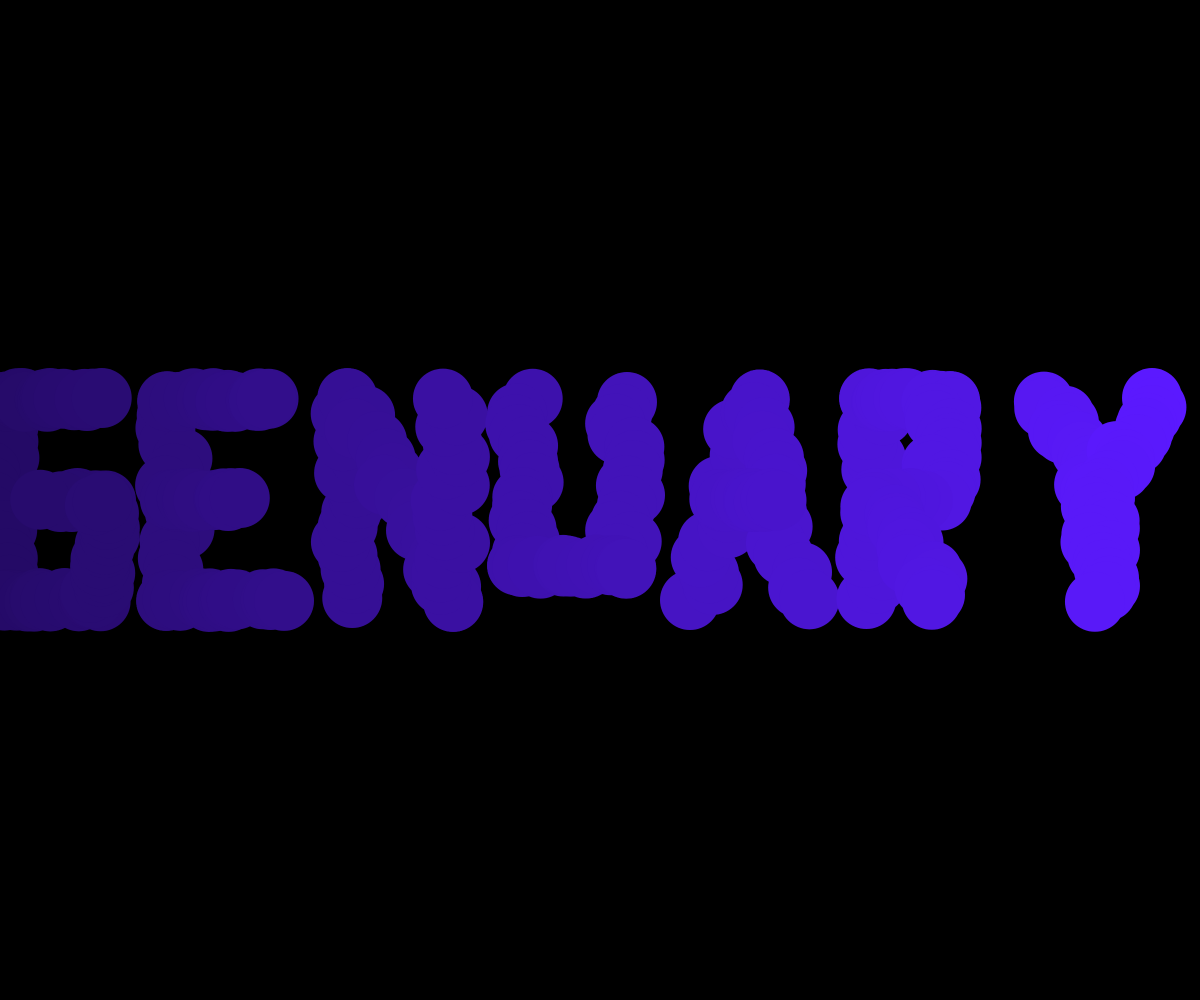
Frame 1 (no input)
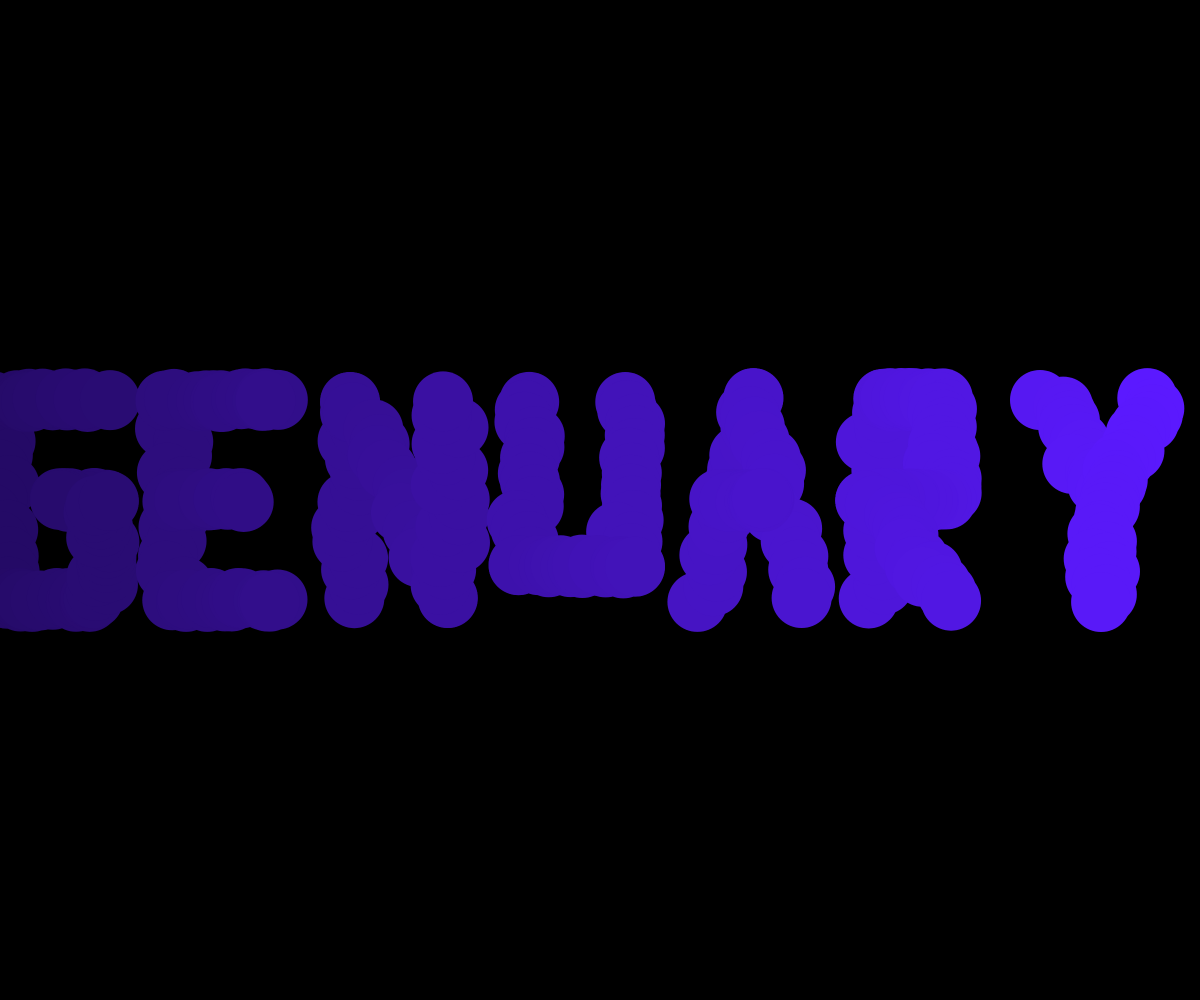
Frame 60 (no input)
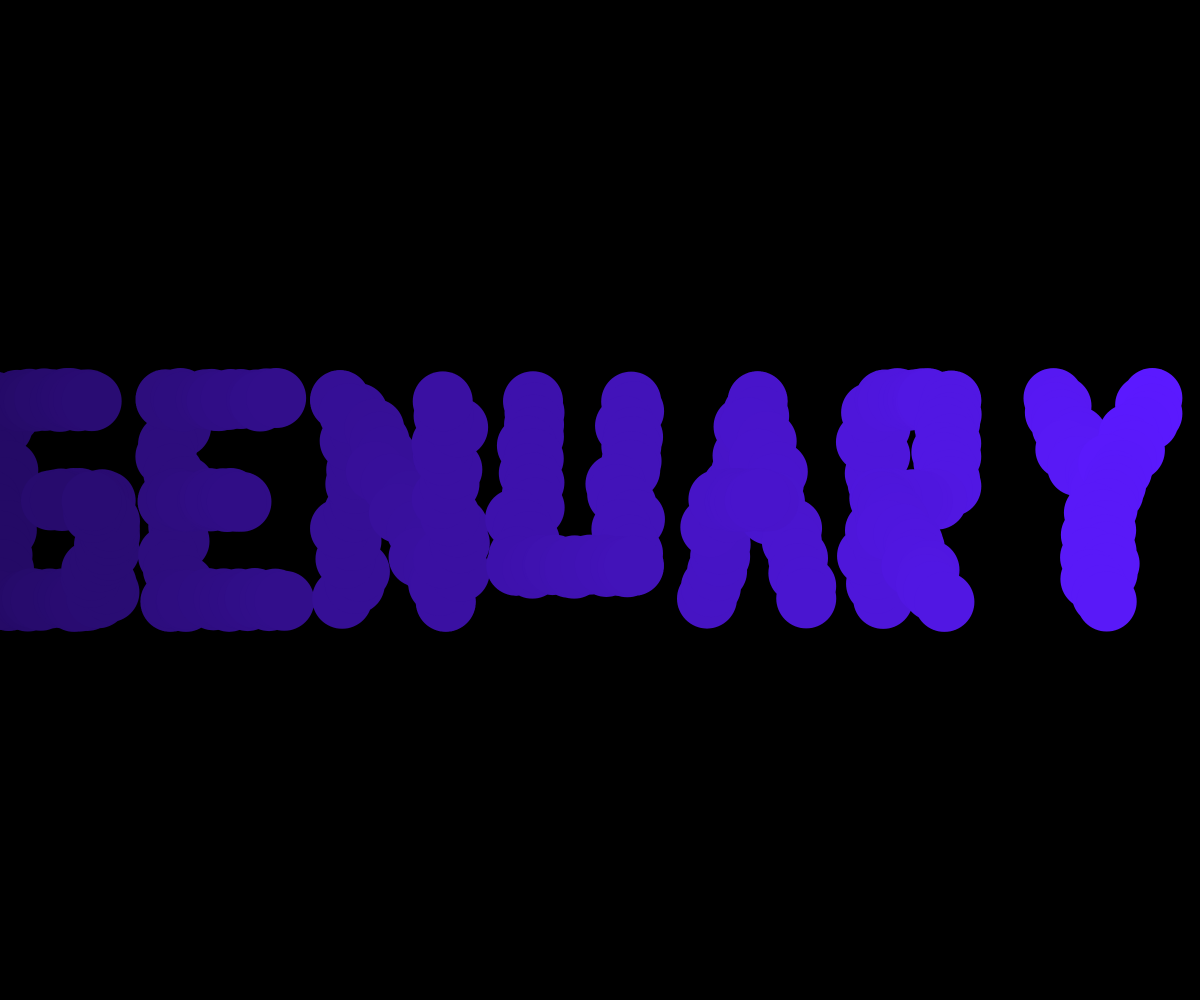
Frame 120 (the mouse pressed at the canvas centre since frame 60)

The p5.js sketch that drew these frames (run headless with seeded random() and noise() and a simulated clock; from frame 60 on, the mouse is pressed at the canvas centre):

// p5.js sketch
// ── sketch.js
let letters = [];
let points = [];
let t = 0;
let hueVal; 
let minX = Infinity;
let maxX = -Infinity;

function setup() {
  createCanvas(windowWidth, windowHeight);
  pixelDensity(2);
  
  colorMode(HSB, 360, 100, 100);
  noFill();

  
  let x = windowWidth / 2 - 600;
  const y = height / 2;
  const size = 200;
  const spacing = 175;

  letters.push(makeG(x, y, size)); x += spacing;
  letters.push(makeE(x, y, size)); x += spacing;
  letters.push(makeN(x, y, size)); x += spacing;
  letters.push(makeU(x, y, size)); x += spacing;
  letters.push(makeA(x, y, size)); x += spacing;
  letters.push(makeR(x, y, size)); x += spacing;
  letters.push(makeY(x, y, size));

  
  for (let letter of letters) {
    for (let seg of letter) {
      sampleSegment(seg[0], seg[1], 14);
    }
  }

  
  for (let p of points) {
    if (p.x < minX) minX = p.x;
    if (p.x > maxX) maxX = p.x;
  }

  
  hueVal = random(0, 360);
}

function draw() {
  background(0);
  t += 0.01;

  for (let p of points) {
    let n = noise(p.x * 1, p.y * 1, t);
    let angle = n * TWO_PI * 2;

    let ox = cos(angle) * 10;
    let oy = sin(angle) * 2;

    
    let norm = 0.5;
    if (maxX > minX) norm = map(p.x, minX, maxX, 0, 1);

    
    let sat = 90;
    let bri = lerp(40, 100, norm);

    stroke(hueVal, sat, bri);
    strokeWeight(60);
    point(p.x + ox, p.y + oy);
  }
}



function makeG(x, y, s) {
  return [
    [[x, y - s/2], [x, y + s/2]],
    [[x, y - s/2], [x + s/2, y - s/2]],
    [[x, y + s/2], [x + s/2, y + s/2]],
    [[x + s/2, y], [x + s/4, y]],
    [[x + s/2, y + s/2], [x + s/2, y]]
  ];
}

function makeE(x, y, s) {
  return [
    [[x, y - s/2], [x, y + s/2]],
    [[x, y - s/2], [x + s/2, y - s/2]],
    [[x, y], [x + s/3, y]],
    [[x, y + s/2], [x + s/2, y + s/2]]
  ];
}

function makeN(x, y, s) {
  return [
    [[x, y + s/2], [x, y - s/2]],
    [[x, y - s/2], [x + s/2, y + s/2]],
    [[x + s/2, y + s/2], [x + s/2, y - s/2]]
  ];
}

function makeU(x, y, s) {
  return [
    [[x, y - s/2], [x, y + s/3]],
    [[x + s/2, y - s/2], [x + s/2, y + s/3]],
    [[x, y + s/3], [x + s/2, y + s/3]]
  ];
}

function makeA(x, y, s) {
  return [
    [[x, y + s/2], [x + s/4, y - s/2]],
    [[x + s/4, y - s/2], [x + s/2, y + s/2]],
    [[x + s/8, y], [x + s/3, y]]
  ];
}

function makeR(x, y, s) {
  return [
    [[x, y + s/2], [x, y - s/2]],
    [[x, y - s/2], [x + s/3, y - s/2]],
    [[x + s/3, y - s/2], [x + s/3, y]],
    [[x + s/3, y], [x, y]],
    [[x, y], [x + s/3, y + s/2]]
  ];
}

function makeY(x, y, s) {
  return [
    [[x, y - s/2], [x + s/4, y]],
    [[x + s/2, y - s/2], [x + s/4, y]],
    [[x + s/4, y], [x + s/4, y + s/2]]
  ];
}



function sampleSegment(a, b, count) {
  for (let i = 0; i <= count; i++) {
    let t = i / count;
    points.push({
      x: lerp(a[0], b[0], t),
      y: lerp(a[1], b[1], t)
    });
  }
}

// ── style.css
.sketch-5-2026 {
    margin: 0;
    padding: 0;
    background-color: black;
    animation: fade-in;
    display: flex;
    justify-content: center;
    align-items: center;
    height: 100vh;
}

@keyframes fade-in {
    from {
        opacity: 0;
    }
    to {
        opacity: 1;
    }
}
